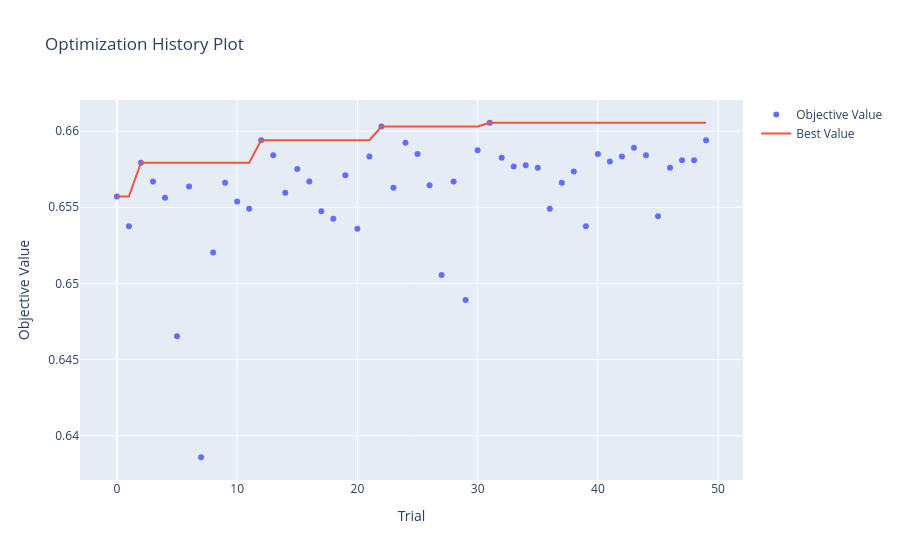

The cell this chart's notebook holds for it:
### Code cell
# Import visualization modules
from optuna.visualization import plot_optimization_history, plot_param_importances

# Plot optimization history
plot_optimization_history(study)

### Figure 1 — Plotly figure (JSON) as saved in the notebook; plotly's stock layout.template omitted (floating-point values rounded to 4 significant figures)
{"data": [{"mode": "markers", "name": "Objective Value", "type": "scatter", "x": [0, 1, 2, 3, 4, 5, 6, 7, 8, 9, 10, 11, 12, 13, 14, 15, 16, 17, 18, 19, 20, 21, 22, 23, 24, 25, 26, 27, 28, 29, 30, 31, 32, 33, 34, 35, 36, 37, 38, 39, 40, 41, 42, 43, 44, 45, 46, 47, 48, 49], "y": [0.6557, 0.6537, 0.6579, 0.6567, 0.6556, 0.6465, 0.6564, 0.6386, 0.652, 0.6566, 0.6554, 0.6549, 0.6594, 0.6584, 0.656, 0.6575, 0.6567, 0.6547, 0.6542, 0.6571, 0.6536, 0.6583, 0.6603, 0.6563, 0.6592, 0.6585, 0.6565, 0.6506, 0.6567, 0.6489, 0.6587, 0.6605, 0.6583, 0.6577, 0.6578, 0.6576, 0.6549, 0.6566, 0.6574, 0.6537, 0.6585, 0.658, 0.6583, 0.6589, 0.6584, 0.6544, 0.6576, 0.6581, 0.6581, 0.6594]}, {"mode": "lines", "name": "Best Value", "type": "scatter", "x": [0, 1, 2, 3, 4, 5, 6, 7, 8, 9, 10, 11, 12, 13, 14, 15, 16, 17, 18, 19, 20, 21, 22, 23, 24, 25, 26, 27, 28, 29, 30, 31, 32, 33, 34, 35, 36, 37, 38, 39, 40, 41, 42, 43, 44, 45, 46, 47, 48, 49], "y": [0.6557, 0.6557, 0.6579, 0.6579, 0.6579, 0.6579, 0.6579, 0.6579, 0.6579, 0.6579, 0.6579, 0.6579, 0.6594, 0.6594, 0.6594, 0.6594, 0.6594, 0.6594, 0.6594, 0.6594, 0.6594, 0.6594, 0.6603, 0.6603, 0.6603, 0.6603, 0.6603, 0.6603, 0.6603, 0.6603, 0.6603, 0.6605, 0.6605, 0.6605, 0.6605, 0.6605, 0.6605, 0.6605, 0.6605, 0.6605, 0.6605, 0.6605, 0.6605, 0.6605, 0.6605, 0.6605, 0.6605, 0.6605, 0.6605, 0.6605]}, {"marker": {"color": "#cccccc"}, "mode": "markers", "name": "Infeasible Trial", "showlegend": false, "type": "scatter", "x": [], "y": []}], "layout": {"autosize": true, "title": {"text": "Optimization History Plot"}, "xaxis": {"autorange": true, "range": [-2.908, 51.91], "title": {"text": "Trial"}, "type": "linear"}, "yaxis": {"autorange": true, "range": [0.6368, 0.6624], "title": {"text": "Objective Value"}, "type": "linear"}}}
